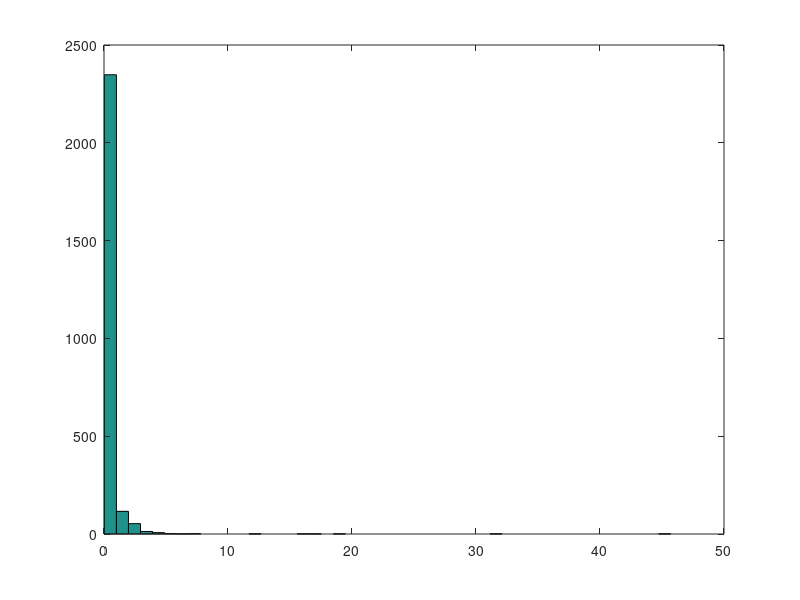
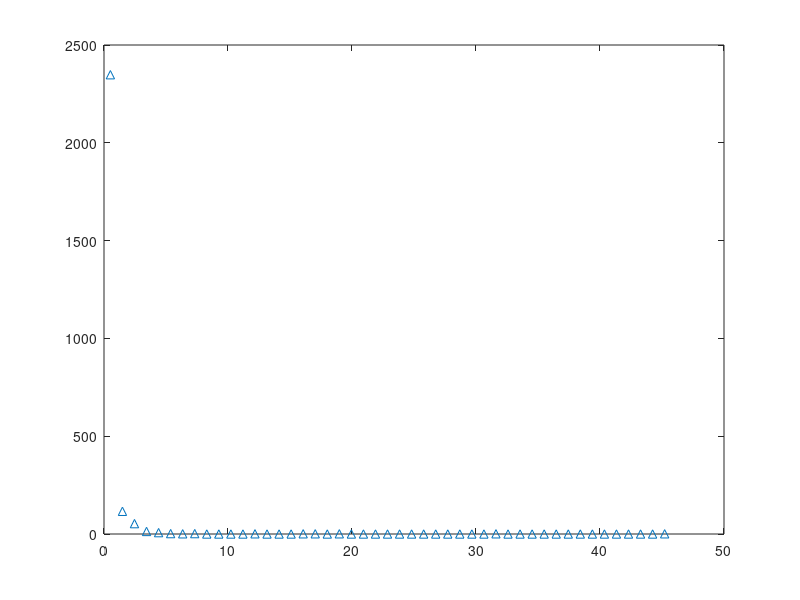
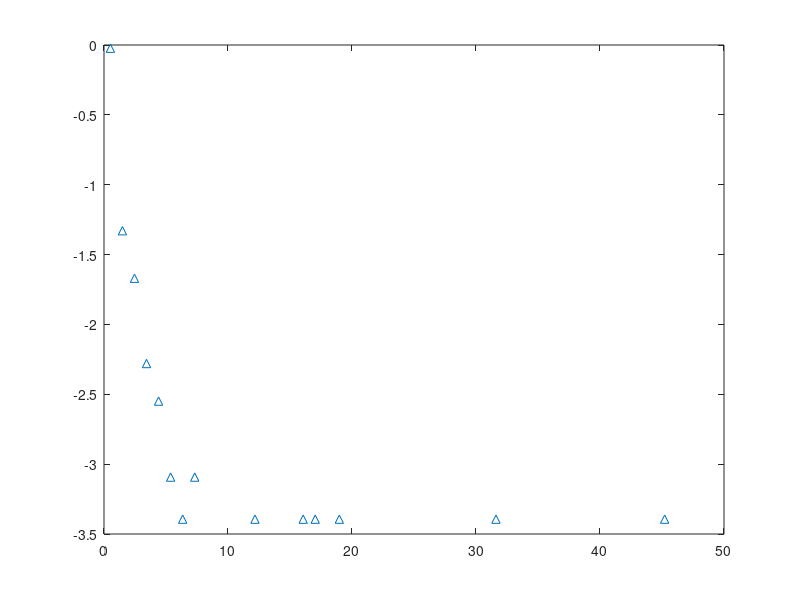
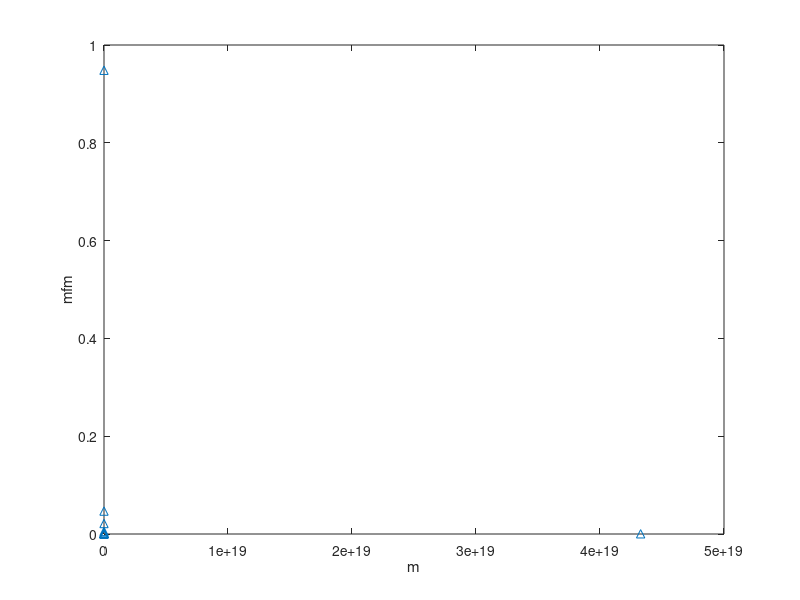

Source code (MATLAB) for these figures, in order:
%plotting it on the histogram

Mass1 = load('MONC.mat');
Mass1 = Mass1.Mass;
lm1 = log(Mass1); 
%------------------mass spectrum------------------%
[n,m] = size(Mass1);% n is the number of data points 
nbins = 2*(n)^(2/5);
nbins = ceil(nbins);

hist(Mass1,nbins)%%%% this is plotting in logspace with fixed distances.
[counts,centers] = hist(Mass1,nbins);


figure
plot(centers,counts,'^')


w = centers(1,2) - centers(1,1) 

fm = counts./(w.*n);%this is mfm which is probability and not number

figure
plot (centers,log10(fm),'^')


lx1 = centers;%note this is ln and not log10
x1 = exp(lx1);
y1 = fm;%this is mfm
mly1 = log10(fm);

[m1,n1] = size(centers)
for i = 1:n1
    if mly1(1,i) == -Inf
        mly1(1,i) = NaN;
        y1(1,i) = NaN;
        x1(1,i) = NaN;
        lx1(1,i) = NaN;
    end
end
mly1(isnan(mly1)) = [];
x1(isnan(x1)) = [];
lx1(isnan(lx1)) = [];
y1(isnan(y1)) = [];
logx1 = log10(x1); 


figure 
plot(x1, y1,'^')
xlabel m
ylabel mfm

figure
plot(x1, mly1,'^')
xlabel m
ylabel logmfm
hold on 
[k,l] = size(x1)
%----------------------figure---------------------%
figure
p = stairs(log10(x1), mly1,'k')
xlabel logm
ylabel logmf(m)
legend('ONC')

hold on 

%------------------------plotting MLP--------------------------%
a = 1.421;
b = -2.071;
c = 0.351;
x0 = logspace(-1.45,1.66,100); % these are linear values but logarithmically distirbuted.
y0 = log10((a.*0.5).*exp((a.*b)+((a.*c).^2.*0.5)).*x0.^(-a).*erfc(((a.*c)-((log(x0)-b)./c))./sqrt(2)));
p1 = plot(log10(x0),y0,'g')
hold on

%------------plotting LOG M vs. LOG (MFM) chabrier for the paramters---------%
figure
p = stairs(log10(x1), mly1,'k')
xlabel logm
ylabel logmf(m)
legend('ONC')

hold on 
%plotting pareto
alpha = -2.718
x0 = logspace(0.6650,1.66,100);
y0 = log10(0.06.*-(alpha + 1).*x0.^(alpha + 1));
plot(log10(x0),y0,'g')
hold on 

mu1 =  -1.5426
sigma1 = 0.5476
x = logspace(-1.53,0.6650,100);
y = log10(normpdf(log(x),mu1,sigma1));
p2 = plot(log10(x),y,'g')


%hold on
%------------plotting LOG M vs. LOG (MFM) Kroupa for the paramters---------%figure
p = stairs(log10(x1), mly1,'k')
xlabel logm
ylabel logmf(m)
legend('ONC')

hold on 

alpha1 = 2.0206
alpha2 = -1.0254
alpha3 = -2.1810
xmax1 = 0.08 ;
xmax2 = 0.50 ;

power = @(x) (alpha1 + 1).*(xmax1.^(-alpha1-1)).*x.^(alpha1+1);
trunc = @(x) (alpha2 + 1).*((xmax2.^(alpha2+1)-xmax1.^(alpha2+1)).^(-1)).*x.^(alpha2+1); 
pareto1 = @(x) -(alpha3 + 1).*(xmax2.^(-alpha3-1)).*x.^(alpha3 + 1);


%plotting power
x = logspace(-1.53,-1.0969,100);
y = log10(0.062.*power(x));
plot(log10(x),y,'b')
hold on 
x = logspace(-1.0969,-0.3010,100);
y = log10(0.34.*trunc(x));
plot(log10(x),y,'b')
hold on 
x = logspace(-0.3010,1.66,100);
y = log10(0.15.*pareto1(x));
p3 = plot(log10(x),y,'b')

legend([p,p1,p2,p3],'ONC','MLP', 'Chabrier','Kroupa')
